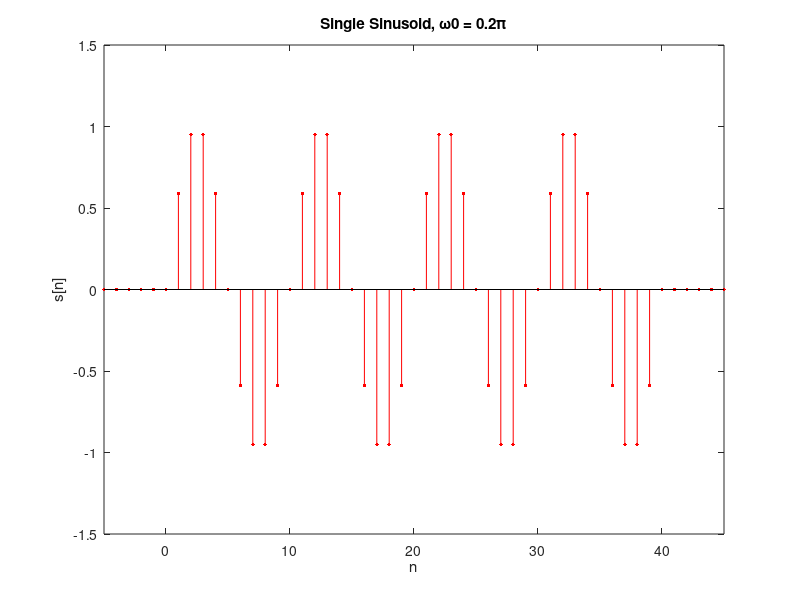
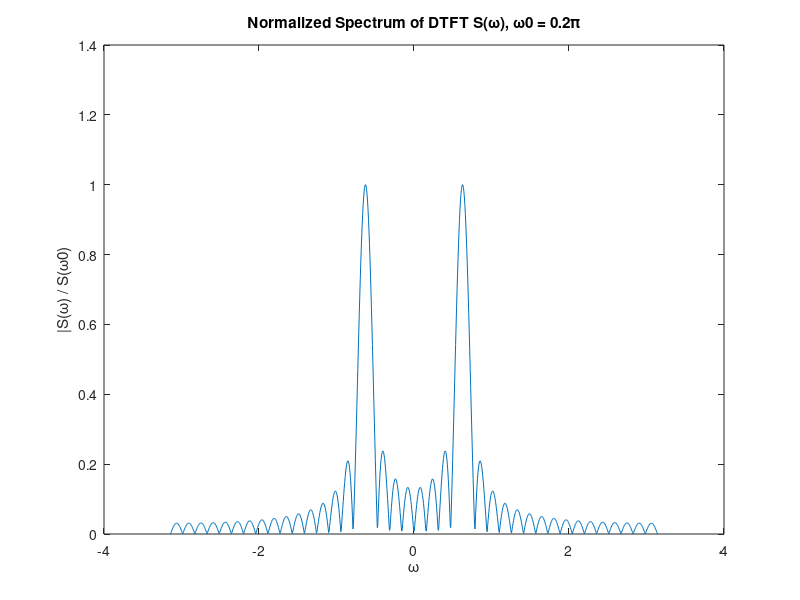

The MATLAB script that drew these images, in order: (Note: this script raises an error after producing the figures.)
figure(1);
L = 40;
p = @(n) double(n>=0 & n<=L-1);
w0 = 0.2*pi;
s = @(n) sin(w0.*n).*p(n);
n = -5:1:45;
stem(n,s(n),"Marker",".","MarkerSize",8,Color='r');
axis([-5 45 -1.5 1.5])
xlabel("n");
ylabel("s[n]");
title("Single Sinusoid, ω0 = 0.2π");

figure(2);
P = @(w) L.*exp(-1.*1j.*w.*(L-1)) .* ((sinc((w.*L)./(2.*pi)))./(sinc((w)./(2.*pi))));
S = @(w) (1./(2.*1j)).*(P(w-w0)-P(w+w0));
w = -pi:(2*pi)/1001:pi;
plot(w,abs(S(w)./S(w0)));
xlabel("ω");
ylabel("|S(ω) / S(ω0)");
title("Normalized Spectrum of DTFT S(ω), ω0 = 0.2π");

figure(3);
b = [0 sin(w0) sin(2*w0) sin(3*w0) sin(4*w0) sin(5*w0) sin(6*w0) sin(7*w0) sin(8*w0) sin(9*w0) sin(10*w0) sin(11*w0) sin(12*w0) sin(13*w0) sin(14*w0) sin(15*w0) sin(16*w0) sin(17*w0) sin(18*w0) sin(19*w0)]; %z transform of s[n]
a = [1];
[h,omega] = freqz(b,a,'whole',w);
plot(omega,abs(h));
xlabel("ω");
ylabel("|h|");
title("Normalized Spectrum of DTFT S(ω) using freqz");


